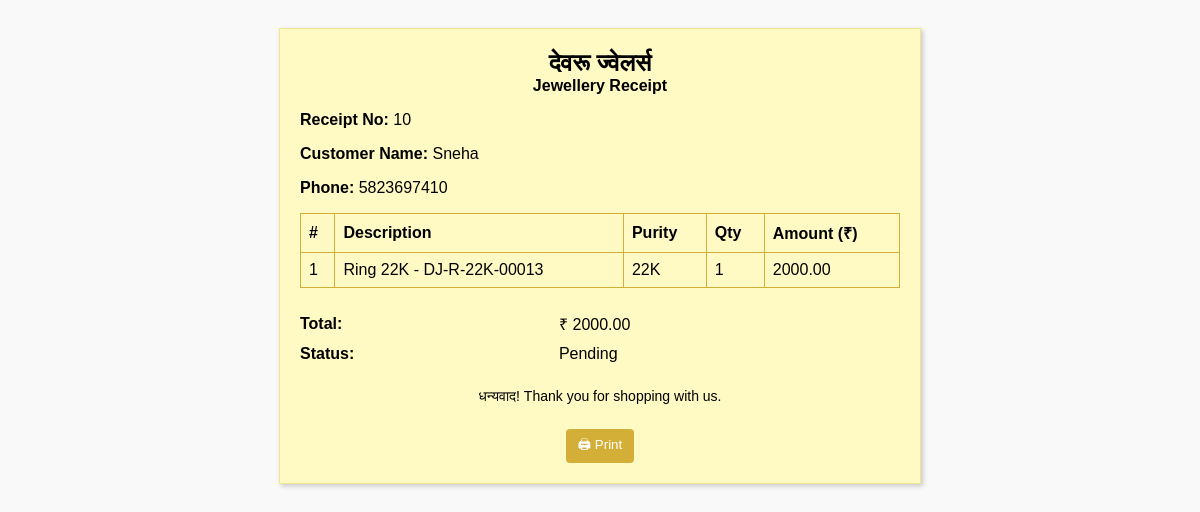
Page /print-customer/10/ on the committed database.
### app_devaru/models.py (models this page shows, shortened)
class Customer(models.Model):
    name = models.CharField(max_length=100)
    product = models.CharField(max_length=100)
    category = models.CharField(max_length=50)
    phone = models.CharField(max_length=15, default='N/A')
    quantity = models.PositiveIntegerField()
    amount = models.DecimalField(max_digits=10, decimal_places=2)
    status = models.CharField(max_length=20, choices=[('Paid', 'Paid'), ('Pending', 'Pending')])

class JewelleryItem(models.Model):
    category = models.CharField(max_length=100)
    name = models.CharField(max_length=100)
    quantity = models.IntegerField()
    purity = models.CharField(max_length=50)
    weight = models.FloatField()
    item_code = models.CharField(
    max_length=50,
    blank=True,
    null=True
)

### app_devaru/views.py (the view)
# urls.py: path('print-customer/<int:customer_id>/', views.print_customer, name='print_customer'),
def print_customer(request, customer_id):
    customer = get_object_or_404(Customer, id=customer_id)
    item = JewelleryItem.objects.filter(
        name=customer.product,
        category=customer.category
    ).first()
    item_code = ''
    item_barcode = ''
    item_label = customer.product
    if item:
        if not item.item_code:
            item.item_code = item.generate_item_code()
            item.save(update_fields=["item_code"])
        item_code = item.item_code
        item_barcode = generate_barcode(item.item_code)
        item_label = f"{item.name} {item.purity} - {item.item_code}"
    return render(request, 'print_customer.html', {
        'customer': customer,
        'item': item,
        'item_code': item_code,
        'item_barcode': item_barcode,
        'item_label': item_label,
    })

### app_devaru/utils.py (called while the page is built)
def generate_barcode(code):
    buffer = BytesIO()
    code128 = barcode.get_barcode_class("code128")
    barcode_obj = code128(code, writer=ImageWriter())
    barcode_obj.write(
        buffer,
        {
            "write_text": False,
            "module_height": 10.0,
            "quiet_zone": 2.0,
        }
    )
    return base64.b64encode(buffer.getvalue()).decode()

### templates/print_customer.html (shortened to what this page needs)
<!DOCTYPE html>
<html lang="en">
<head>
</head>
<body>
    <div class="receipt">
        <h2>देवरू ज्वेलर्स</h2>
        <h4>Jewellery Receipt</h4>
        <p><strong>Receipt No:</strong> {{ customer.id }}</p>
        <p><strong>Customer Name:</strong> {{ customer.name }}</p>
        <p><strong>Phone:</strong> {{ customer.phone }}</p>
        <table>
            <thead>
                <tr>
                    <th>#</th>
                    <th>Description</th>
                    <th>Purity</th>
                    <th>Qty</th>
                    <th>Amount (₹)</th>
                </tr>
            </thead>
            <tbody>
                <tr>
                    <td>1</td>
                    <td>{{ item_label }}</td>
                    <td>{{ item.purity|default:"-" }}</td>
                    <td>{{ customer.quantity }}</td>
                    <td>{{ customer.amount }}</td>
                </tr>
            </tbody>
        </table>
        <table class="totals">
            <tr>
                <td><strong>Total:</strong></td>
                <td>₹ {{ customer.amount }}</td>
            </tr>
            <tr>
                <td><strong>Status:</strong></td>
                <td>{{ customer.status }}</td>
            </tr>
        </table>
        <div class="footer">
            <p>धन्यवाद! Thank you for shopping with us.</p>
            <button onclick="window.print()" class="no-print" style="margin-top: 10px; padding: 6px 12px; background: #d4af37; border: none; border-radius: 4px; color: white; cursor: pointer;">🖨 Print</button>
        </div>
    </div>
</body>
</html>

### templates/print_customer.html (style rules this page uses)
body { font-family: Arial, sans-serif; background: #f9f9f9; padding: 20px; }
.receipt { max-width: 600px; margin: auto; background: #fff9c4; border: 1px solid #f0e68c; padding: 20px; box-shadow: 2px 2px 5px rgba(0,0,0,0.2); }
h2, h4 { text-align: center; margin: 0; }
table { width: 100%; border-collapse: collapse; margin-top: 15px; }
th, td { border: 1px solid #d4af37; padding: 8px; text-align: left; }
.totals { margin-top: 20px; }
.totals td { border: none; padding: 5px 0; }
.footer { text-align: center; margin-top: 20px; font-size: 14px; }

### rows in the picture
Customer: id "10", name "Sneha", phone "5823697410", quantity "1", amount "2000.00", status "Pending"
JewelleryItem: purity "22K"

### other values in the picture
{{ item_label }} "Ring 22K - DJ-R-22K-00013"
